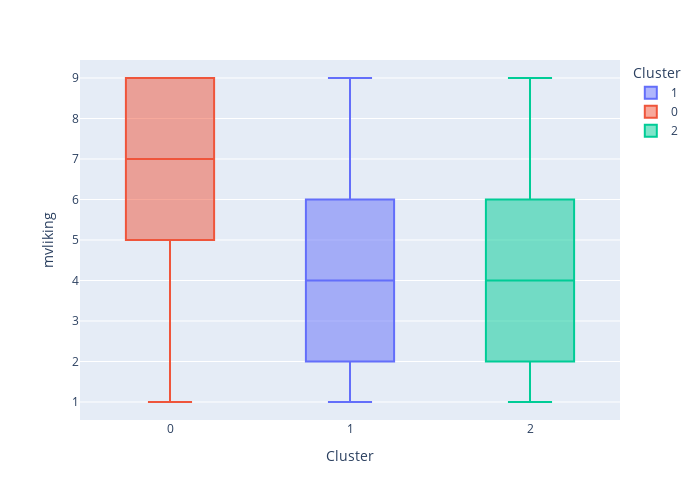

Notebook code cell kept with this figure:
### Markdown cell above
### <a> Clusters e MVLIKING - Boxplots (Comparação) </a>

### Code cell
# Usando gráfico de boxplot para comparar mvliking entre os clusters
fig3 = px.box(data_frame=df_pca_final, x='Cluster', y='mvliking', color='Cluster')
fig3.update_layout(
    width=700,   # Largura do gráfico
    height=500   # Altura do gráfico
)
fig3.show()

### Figure 1 — Plotly figure (JSON) as saved in the notebook; plotly's stock layout.template omitted (floating-point values rounded to 4 significant figures; data arrays with more than 128 entries replaced by an {"elided": "..."} marker saying what was removed)
{"data": [{"alignmentgroup": "True", "hovertemplate": "Cluster=%{x}<br>mvliking=%{y}<extra></extra>", "legendgroup": "1", "marker": {"color": "#636efa"}, "name": "1", "notched": false, "offsetgroup": "1", "orientation": "v", "showlegend": true, "type": "box", "x": {"elided": "159 int values"}, "x0": " ", "xaxis": "x", "y": {"elided": "159 int values"}, "y0": " ", "yaxis": "y"}, {"alignmentgroup": "True", "hovertemplate": "Cluster=%{x}<br>mvliking=%{y}<extra></extra>", "legendgroup": "0", "marker": {"color": "#EF553B"}, "name": "0", "notched": false, "offsetgroup": "0", "orientation": "v", "showlegend": true, "type": "box", "x": [0, 0, 0, 0, 0, 0, 0, 0, 0, 0, 0, 0, 0, 0, 0, 0, 0, 0, 0, 0, 0, 0, 0, 0, 0, 0, 0, 0, 0, 0, 0, 0, 0, 0, 0, 0, 0, 0, 0, 0, 0, 0, 0, 0, 0, 0, 0, 0, 0, 0, 0, 0, 0, 0, 0, 0, 0, 0, 0, 0, 0, 0, 0, 0, 0, 0, 0, 0, 0, 0, 0, 0, 0, 0, 0, 0, 0, 0, 0, 0, 0, 0, 0, 0, 0, 0, 0, 0, 0, 0, 0, 0, 0, 0, 0, 0, 0, 0, 0, 0, 0, 0, 0, 0, 0, 0, 0, 0, 0, 0, 0, 0, 0, 0], "x0": " ", "xaxis": "x", "y": [6, 8, 6, 6, 9, 4, 7, 9, 6, 4, 6, 6, 5, 7, 5, 8, 9, 4, 4, 9, 6, 5, 5, 6, 3, 8, 8, 6, 6, 7, 1, 1, 9, 6, 9, 7, 9, 6, 8, 9, 9, 9, 7, 7, 9, 9, 9, 6, 9, 8, 1, 5, 2, 2, 7, 9, 8, 9, 8, 8, 6, 8, 3, 8, 7, 8, 6, 7, 9, 9, 3, 9, 9, 7, 5, 8, 7, 8, 9, 9, 8, 5, 8, 6, 7, 2, 9, 9, 9, 5, 1, 3, 5, 8, 6, 9, 5, 9, 8, 5, 9, 8, 5, 3, 4, 4, 9, 5, 5, 9, 5, 8, 9, 9], "y0": " ", "yaxis": "y"}, {"alignmentgroup": "True", "hovertemplate": "Cluster=%{x}<br>mvliking=%{y}<extra></extra>", "legendgroup": "2", "marker": {"color": "#00cc96"}, "name": "2", "notched": false, "offsetgroup": "2", "orientation": "v", "showlegend": true, "type": "box", "x": [2, 2, 2, 2, 2, 2, 2, 2, 2, 2, 2, 2, 2, 2, 2, 2, 2, 2, 2, 2, 2, 2, 2, 2, 2, 2, 2, 2, 2, 2, 2, 2, 2, 2, 2, 2, 2, 2, 2, 2, 2, 2, 2, 2, 2, 2, 2, 2, 2, 2, 2, 2, 2, 2, 2, 2, 2, 2, 2, 2, 2, 2, 2, 2, 2, 2, 2, 2, 2, 2, 2, 2, 2, 2, 2, 2, 2, 2, 2, 2, 2, 2, 2, 2, 2, 2, 2, 2, 2, 2, 2, 2, 2, 2, 2, 2, 2, 2, 2, 2, 2, 2, 2, 2, 2, 2, 2, 2, 2, 2, 2, 2, 2, 2, 2, 2, 2, 2, 2, 2, 2, 2, 2, 2, 2, 2, 2], "x0": " ", "xaxis": "x", "y": [3, 1, 2, 5, 3, 7, 2, 1, 1, 3, 6, 7, 9, 3, 1, 5, 9, 6, 3, 5, 7, 1, 5, 4, 1, 4, 9, 4, 5, 1, 5, 3, 8, 7, 6, 5, 4, 2, 3, 4, 1, 7, 9, 1, 9, 5, 5, 5, 1, 7, 7, 4, 6, 9, 5, 5, 4, 1, 3, 1, 3, 1, 6, 1, 8, 1, 1, 9, 3, 7, 6, 8, 2, 5, 5, 4, 1, 3, 6, 6, 8, 5, 5, 4, 3, 1, 5, 5, 3, 5, 9, 5, 3, 2, 4, 2, 4, 7, 5, 2, 4, 1, 3, 4, 8, 1, 9, 1, 1, 4, 1, 1, 4, 6, 9, 1, 6, 3, 9, 4, 7, 1, 3, 8, 4, 7, 9], "y0": " ", "yaxis": "y"}], "layout": {"boxmode": "overlay", "height": 500, "legend": {"title": {"text": "Cluster"}, "tracegroupgap": 0}, "margin": {"t": 60}, "width": 700, "xaxis": {"anchor": "y", "autorange": true, "categoryarray": [1, 0, 2], "categoryorder": "array", "domain": [0, 1], "range": [-0.5, 2.5], "title": {"text": "Cluster"}, "type": "linear"}, "yaxis": {"anchor": "x", "autorange": true, "domain": [0, 1], "range": [0.5556, 9.444], "title": {"text": "mvliking"}, "type": "linear"}}}
